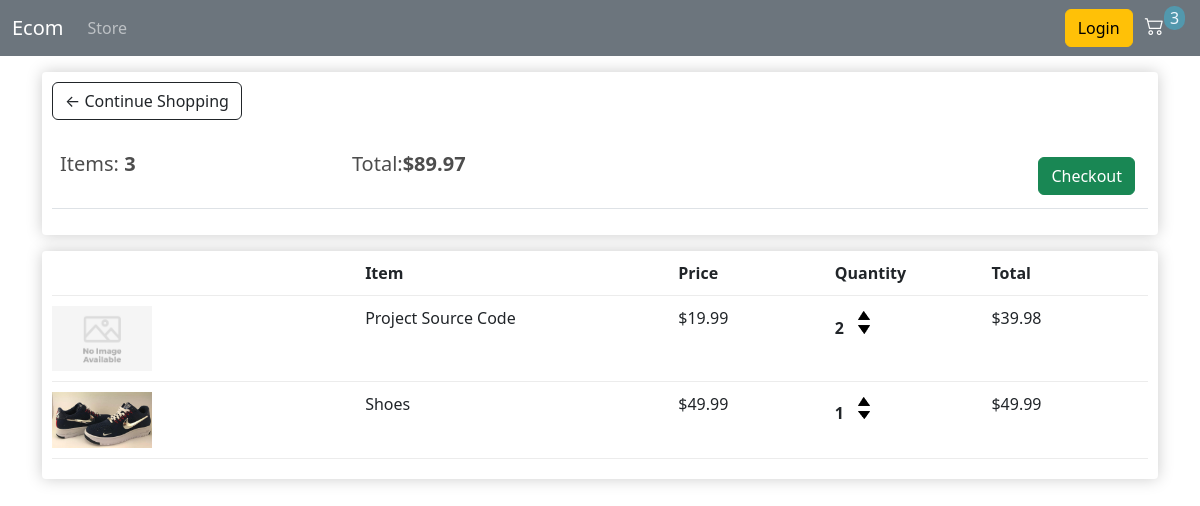
/cart/ (signed in), run on an earlier commit of the app's database.
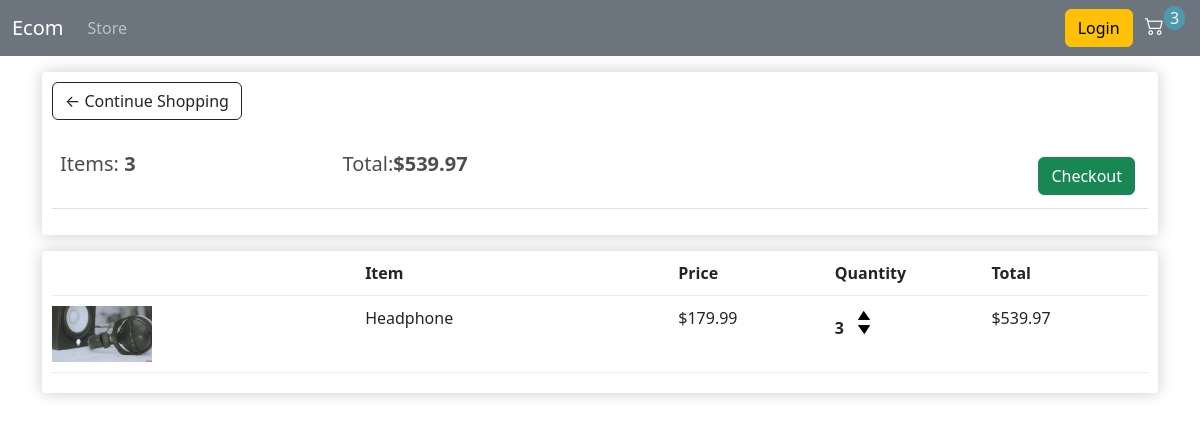
And on a later commit of the database.
### store/models.py (models this page shows, shortened)
class Order(models.Model):
    customer = models.ForeignKey(Customer, on_delete=models.SET_NULL, blank=True, null=True)
    date_ordered = models.DateTimeField(auto_now_add=True)
    complete = models.BooleanField(default=False)
    transaction_id = models.CharField(max_length=100, null=True)
    @property
    def get_cart_items(self):
        no_items = sum([item.quantity for item in self.orderitem_set.all()])
        return no_items
    @property
    def get_cart_total(self):
        total = sum([item.get_total for item in self.orderitem_set.all()])
        return total

class OrderItem(models.Model):
    order = models.ForeignKey(Order, on_delete=models.SET_NULL, null=True)
    product = models.ForeignKey(Product, on_delete=models.SET_NULL, null=True)
    quantity = models.IntegerField(default=0, null=True, blank=True)
    date_added = models.DateTimeField(auto_now_add=True)
    @property
    def get_total(self):
        total = self.product.price * self.quantity
        return total

class Product(models.Model):
    name = models.CharField(max_length=500, blank=True)
    image = models.ImageField(null=True, upload_to='images/', default='images/default.png')
    price = models.DecimalField(max_digits=8, decimal_places=2)
    digital = models.BooleanField(default=False)

### store/views.py (the view)
# urls.py: path('cart/', views.cart, name='cart'),
def cart(request):
    context = getCartContext(request)
    return render(request, 'store/cart.html', context=context)

### store/utils.py (called while the page is built)
def getCartContext(request):
    context = {}
    if request.user.is_authenticated:
        customer = request.user.customer
        order, created = Order.objects.get_or_create(customer=customer, complete=False)
        items = order.orderitem_set.all()
        context['order'] = order
        context['items'] = items
        context['cart_items'] = order.get_cart_items
    else:
        cookie_data = getCookieData(request)
        context = cookie_data
    return context

### store/templates/store/cart.html
{% extends 'store/main.html' %}
{% load static %}
{% block content %}
<div class="box-element">
	<a  class="btn btn-outline-dark" href="{% url 'store' %}">&#x2190; Continue Shopping</a>
	<br>
	<br>
	<table class="table">
		<tr>
			<th><h5>Items: <strong>{{ order.get_cart_items }}</strong></h5></th>
			<th><h5>Total:<strong>${{ order.get_cart_total|floatformat:2 }}</strong></h5></th>
			<th>
				<a  style="float:right; margin:5px;" class="btn btn-success" href="{% url 'checkout' %}">Checkout</a>
			</th>
		</tr>
	</table>
</div>
<div class="box-element items">
	<div class="cart-row">
		<div style="flex:2"></div>
		<div style="flex:2"><strong>Item</strong></div>
		<div style="flex:1"><strong>Price</strong></div>
		<div style="flex:1"><strong>Quantity</strong></div>
		<div style="flex:1"><strong>Total</strong></div>
	</div>
	{% for item in items %}
	<div class="cart-row">
		<div style="flex:2"><img class="row-image" src="{{ item.product.image.url }}"></div>
		<div style="flex:2"><p>{{ item.product.name }}</p></div>
		<div style="flex:1"><p>${{ item.product.price|floatformat:2 }}</p></div>
		<div style="flex:1">
			<p class="quantity">{{ item.quantity }}</p>
			<div class="quantity">
				<img data-product="{{ item.product.id }}" data-action="add" class="chg-quantity update-cart" src="{% static  'images/arrow-up.png' %}">
				<img data-product="{{ item.product.id }}" data-action="remove" class="chg-quantity update-cart" src="{% static  'images/arrow-down.png' %}">
			</div>
		</div>
		<div style="flex:1"><p>${{ item.get_total|floatformat:2 }}</p></div>
	</div>
	{% endfor %}
{% endblock content %}

### store/templates/store/main.html (shortened to what this page needs)
<!DOCTYPE html>
{% load static %}
<html lang="en">
<head>
    <link rel="stylesheet" href="{% static 'css/main.css' %}">
    <link href="https://cdn.jsdelivr.net/npm/bootstrap@5.2.0-beta1/dist/css/bootstrap.min.css" rel="stylesheet">
    <link rel="stylesheet" href="https://cdn.jsdelivr.net/npm/bootstrap-icons@1.8.3/font/bootstrap-icons.css">
</head>
<body>
    <nav class="navbar navbar-expand-lg navbar-dark bg-secondary">
        <div class="container-fluid">
          <a class="navbar-brand" href="{% url 'store' %}">Ecom</a>
          <div class="collapse navbar-collapse" id="navbarSupportedContent">
            <ul class="navbar-nav me-auto mb-2 mb-lg-0">
              <li class="nav-item">
                <a class="nav-link" aria-current="page" href="{% url 'store' %}">Store</a>
              </li>
            </ul>
            <div class="form-inline me-4">
                <a href="#" class="btn btn-warning me-2">Login</a>
                <div class="cart d-inline"><a href="{% url 'cart' %}"><i class="bi bi-cart2 i-cart"></i></a></div>
                <p class="cart-total d-inline">{{ cart_items }}</p>
            </div>
          </div>
        </div>
    </nav>
    <div class="container">
        {% block content %}
        {% endblock content %}
    </div>
</body>
</html>

### static/css/main.css (style rules this page uses)
.container { margin-top: 1em; }
p.cart-total { position: absolute; bottom: 10px; color: aliceblue; background-color: rgb(82, 152, 173); padding: 0 6px; border-radius: 10px; }
body { background-color: hsl(0, 0%, 98%); }
h1,h2,h3,h4,h5,h6 { color:hsl(0, 0%, 30%); }
.box-element { box-shadow:hsl(0, 0%, 80%) 0 0 16px; background-color: #fff; border-radius: 4px; padding: 10px; }
.btn { border-radius: 0; }
.row-image { width: 100px; }
.cart-row { display: flex; align-items: flex-stretch; padding-bottom: 10px; margin-bottom: 10px; border-bottom: 1px solid #ececec; }
.items { margin-top: 1em; }
.quantity { display: inline-block; font-weight: 700; padding-right:10px; }
.chg-quantity { width: 12px; cursor: pointer; display: block; margin-top: 5px; transition:.1s; }
.cart a { color: white; text-decoration: none; font-size: 1.2rem; }

What changed in the data, as far as the page shows it:
removed Order: get_cart_items "3", get_cart_total "89.97"
removed OrderItem: product.image (placeholder picture), product.name "Project Source Code", product.price "19.99", quantity "2", get_total "39.98"
removed OrderItem: product.image (picture), product.name "Shoes", product.price "49.99", quantity "1", get_total "49.99"
added Order: get_cart_items "3", get_cart_total "539.97"
added OrderItem: product.image (picture), product.name "Headphone", product.price "179.99", quantity "3", get_total "539.97"
